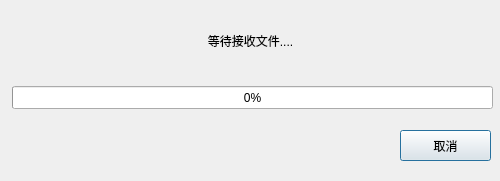
<?xml version="1.0" encoding="UTF-8"?>
<ui version="4.0">
 <class>FileReceiverDialog</class>
 <widget class="QDialog" name="FileReceiverDialog">
  <property name="geometry">
   <rect>
    <x>0</x>
    <y>0</y>
    <width>500</width>
    <height>181</height>
   </rect>
  </property>
  <property name="windowTitle">
   <string>Dialog</string>
  </property>
  <widget class="QLabel" name="titleLabel">
   <property name="geometry">
    <rect>
     <x>0</x>
     <y>10</y>
     <width>501</width>
     <height>61</height>
    </rect>
   </property>
   <property name="text">
    <string>等待接收文件....</string>
   </property>
   <property name="alignment">
    <set>Qt::AlignCenter</set>
   </property>
  </widget>
  <widget class="QProgressBar" name="progressBar">
   <property name="geometry">
    <rect>
     <x>12</x>
     <y>86</y>
     <width>481</width>
     <height>23</height>
    </rect>
   </property>
   <property name="value">
    <number>0</number>
   </property>
  </widget>
  <widget class="QPushButton" name="cancelButton">
   <property name="geometry">
    <rect>
     <x>400</x>
     <y>130</y>
     <width>91</width>
     <height>31</height>
    </rect>
   </property>
   <property name="text">
    <string>取消</string>
   </property>
  </widget>
 </widget>
 <resources/>
 <connections/>
</ui>
